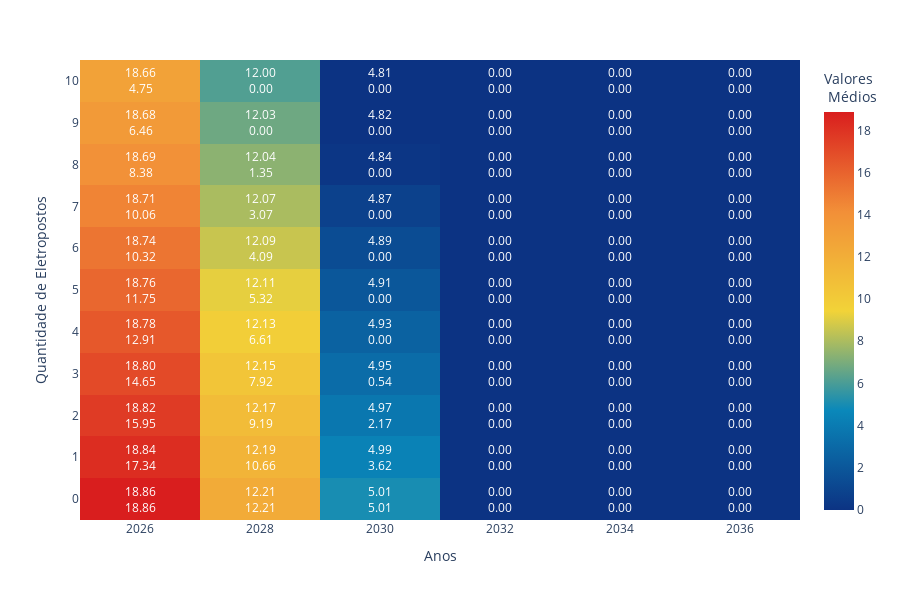

The cell this chart's notebook holds for it:
### Code cell
fig1 = conventional_heatmap(target_matrix= vsm_69_matrix)

fig1.show()

### Figure 1 — Plotly figure (JSON) as saved in the notebook; plotly's stock layout.template omitted (floating-point values rounded to 4 significant figures)
{"data": [{"coloraxis": "coloraxis", "hovertemplate": "Years: %{x}<br>Penetration Levels: %{y}<br>Valores <br> Médios: %{z}<extra></extra>", "name": "0", "type": "heatmap", "x": [2026, 2028, 2030, 2032, 2034, 2036], "xaxis": "x", "y": [10, 9, 8, 7, 6, 5, 4, 3, 2, 1, 0], "yaxis": "y", "z": [[18.86, 12.21, 5.006, 0, 0, 0], [18.25, 11.6, 4.401, 0, 0, 0], [17.65, 11.0, 3.794, 0, 0, 0], [17.04, 10.39, 3.188, 0, 0, 0], [16.44, 9.785, 2.583, 0, 0, 0], [15.83, 9.175, 1.977, 0, 0, 0], [15.23, 8.578, 1.38, 0, 0, 0], [14.61, 7.966, 0.7676, 0, 0, 0], [14.01, 7.356, 0.1624, 0, 0, 0], [13.41, 6.754, 0, 0, 0, 0], [12.8, 6.15, 0, 0, 0, 0]]}], "layout": {"annotations": [{"align": "center", "font": {"color": "white"}, "showarrow": false, "text": "18.66<br>4.75", "x": 2026, "y": 0}, {"align": "center", "font": {"color": "white"}, "showarrow": false, "text": "18.68<br>6.46", "x": 2026, "y": 1}, {"align": "center", "font": {"color": "white"}, "showarrow": false, "text": "18.69<br>8.38", "x": 2026, "y": 2}, {"align": "center", "font": {"color": "white"}, "showarrow": false, "text": "18.71<br>10.06", "x": 2026, "y": 3}, {"align": "center", "font": {"color": "white"}, "showarrow": false, "text": "18.74<br>10.32", "x": 2026, "y": 4}, {"align": "center", "font": {"color": "white"}, "showarrow": false, "text": "18.76<br>11.75", "x": 2026, "y": 5}, {"align": "center", "font": {"color": "white"}, "showarrow": false, "text": "18.78<br>12.91", "x": 2026, "y": 6}, {"align": "center", "font": {"color": "white"}, "showarrow": false, "text": "18.80<br>14.65", "x": 2026, "y": 7}, {"align": "center", "font": {"color": "white"}, "showarrow": false, "text": "18.82<br>15.95", "x": 2026, "y": 8}, {"align": "center", "font": {"color": "white"}, "showarrow": false, "text": "18.84<br>17.34", "x": 2026, "y": 9}, {"align": "center", "font": {"color": "white"}, "showarrow": false, "text": "18.86<br>18.86", "x": 2026, "y": 10}, {"align": "center", "font": {"color": "white"}, "showarrow": false, "text": "12.00<br>0.00", "x": 2028, "y": 0}, {"align": "center", "font": {"color": "white"}, "showarrow": false, "text": "12.03<br>0.00", "x": 2028, "y": 1}, {"align": "center", "font": {"color": "white"}, "showarrow": false, "text": "12.04<br>1.35", "x": 2028, "y": 2}, {"align": "center", "font": {"color": "white"}, "showarrow": false, "text": "12.07<br>3.07", "x": 2028, "y": 3}, {"align": "center", "font": {"color": "white"}, "showarrow": false, "text": "12.09<br>4.09", "x": 2028, "y": 4}, {"align": "center", "font": {"color": "white"}, "showarrow": false, "text": "12.11<br>5.32", "x": 2028, "y": 5}, {"align": "center", "font": {"color": "white"}, "showarrow": false, "text": "12.13<br>6.61", "x": 2028, "y": 6}, {"align": "center", "font": {"color": "white"}, "showarrow": false, "text": "12.15<br>7.92", "x": 2028, "y": 7}, {"align": "center", "font": {"color": "white"}, "showarrow": false, "text": "12.17<br>9.19", "x": 2028, "y": 8}, {"align": "center", "font": {"color": "white"}, "showarrow": false, "text": "12.19<br>10.66", "x": 2028, "y": 9}, {"align": "center", "font": {"color": "white"}, "showarrow": false, "text": "12.21<br>12.21", "x": 2028, "y": 10}, {"align": "center", "font": {"color": "white"}, "showarrow": false, "text": "4.81<br>0.00", "x": 2030, "y": 0}, {"align": "center", "font": {"color": "white"}, "showarrow": false, "text": "4.82<br>0.00", "x": 2030, "y": 1}, {"align": "center", "font": {"color": "white"}, "showarrow": false, "text": "4.84<br>0.00", "x": 2030, "y": 2}, {"align": "center", "font": {"color": "white"}, "showarrow": false, "text": "4.87<br>0.00", "x": 2030, "y": 3}, {"align": "center", "font": {"color": "white"}, "showarrow": false, "text": "4.89<br>0.00", "x": 2030, "y": 4}, {"align": "center", "font": {"color": "white"}, "showarrow": false, "text": "4.91<br>0.00", "x": 2030, "y": 5}, {"align": "center", "font": {"color": "white"}, "showarrow": false, "text": "4.93<br>0.00", "x": 2030, "y": 6}, {"align": "center", "font": {"color": "white"}, "showarrow": false, "text": "4.95<br>0.54", "x": 2030, "y": 7}, {"align": "center", "font": {"color": "white"}, "showarrow": false, "text": "4.97<br>2.17", "x": 2030, "y": 8}, {"align": "center", "font": {"color": "white"}, "showarrow": false, "text": "4.99<br>3.62", "x": 2030, "y": 9}, {"align": "center", "font": {"color": "white"}, "showarrow": false, "text": "5.01<br>5.01", "x": 2030, "y": 10}, {"align": "center", "font": {"color": "white"}, "showarrow": false, "text": "0.00<br>0.00", "x": 2032, "y": 0}, {"align": "center", "font": {"color": "white"}, "showarrow": false, "text": "0.00<br>0.00", "x": 2032, "y": 1}, {"align": "center", "font": {"color": "white"}, "showarrow": false, "text": "0.00<br>0.00", "x": 2032, "y": 2}, {"align": "center", "font": {"color": "white"}, "showarrow": false, "text": "0.00<br>0.00", "x": 2032, "y": 3}, {"align": "center", "font": {"color": "white"}, "showarrow": false, "text": "0.00<br>0.00", "x": 2032, "y": 4}, {"align": "center", "font": {"color": "white"}, "showarrow": false, "text": "0.00<br>0.00", "x": 2032, "y": 5}, {"align": "center", "font": {"color": "white"}, "showarrow": false, "text": "0.00<br>0.00", "x": 2032, "y": 6}, {"align": "center", "font": {"color": "white"}, "showarrow": false, "text": "0.00<br>0.00", "x": 2032, "y": 7}, {"align": "center", "font": {"color": "white"}, "showarrow": false, "text": "0.00<br>0.00", "x": 2032, "y": 8}, {"align": "center", "font": {"color": "white"}, "showarrow": false, "text": "0.00<br>0.00", "x": 2032, "y": 9}, {"align": "center", "font": {"color": "white"}, "showarrow": false, "text": "0.00<br>0.00", "x": 2032, "y": 10}, {"align": "center", "font": {"color": "white"}, "showarrow": false, "text": "0.00<br>0.00", "x": 2034, "y": 0}, {"align": "center", "font": {"color": "white"}, "showarrow": false, "text": "0.00<br>0.00", "x": 2034, "y": 1}, {"align": "center", "font": {"color": "white"}, "showarrow": false, "text": "0.00<br>0.00", "x": 2034, "y": 2}, {"align": "center", "font": {"color": "white"}, "showarrow": false, "text": "0.00<br>0.00", "x": 2034, "y": 3}, {"align": "center", "font": {"color": "white"}, "showarrow": false, "text": "0.00<br>0.00", "x": 2034, "y": 4}, {"align": "center", "font": {"color": "white"}, "showarrow": false, "text": "0.00<br>0.00", "x": 2034, "y": 5}, {"align": "center", "font": {"color": "white"}, "showarrow": false, "text": "0.00<br>0.00", "x": 2034, "y": 6}, {"align": "center", "font": {"color": "white"}, "showarrow": false, "text": "0.00<br>0.00", "x": 2034, "y": 7}, {"align": "center", "font": {"color": "white"}, "showarrow": false, "text": "0.00<br>0.00", "x": 2034, "y": 8}, {"align": "center", "font": {"color": "white"}, "showarrow": false, "text": "0.00<br>0.00", "x": 2034, "y": 9}, {"align": "center", "font": {"color": "white"}, "showarrow": false, "text": "0.00<br>0.00", "x": 2034, "y": 10}, {"align": "center", "font": {"color": "white"}, "showarrow": false, "text": "0.00<br>0.00", "x": 2036, "y": 0}, {"align": "center", "font": {"color": "white"}, "showarrow": false, "text": "0.00<br>0.00", "x": 2036, "y": 1}, {"align": "center", "font": {"color": "white"}, "showarrow": false, "text": "0.00<br>0.00", "x": 2036, "y": 2}, {"align": "center", "font": {"color": "white"}, "showarrow": false, "text": "0.00<br>0.00", "x": 2036, "y": 3}, {"align": "center", "font": {"color": "white"}, "showarrow": false, "text": "0.00<br>0.00", "x": 2036, "y": 4}, {"align": "center", "font": {"color": "white"}, "showarrow": false, "text": "0.00<br>0.00", "x": 2036, "y": 5}, {"align": "center", "font": {"color": "white"}, "showarrow": false, "text": "0.00<br>0.00", "x": 2036, "y": 6}, {"align": "center", "font": {"color": "white"}, "showarrow": false, "text": "0.00<br>0.00", "x": 2036, "y": 7}, {"align": "center", "font": {"color": "white"}, "showarrow": false, "text": "0.00<br>0.00", "x": 2036, "y": 8}, {"align": "center", "font": {"color": "white"}, "showarrow": false, "text": "0.00<br>0.00", "x": 2036, "y": 9}, {"align": "center", "font": {"color": "white"}, "showarrow": false, "text": "0.00<br>0.00", "x": 2036, "y": 10}], "coloraxis": {"colorbar": {"title": {"text": "Valores <br> Médios"}}, "colorscale": [[0, "rgb(12,51,131)"], [0.25, "rgb(10,136,186)"], [0.5, "rgb(242,211,56)"], [0.75, "rgb(242,143,56)"], [1, "rgb(217,30,30)"]]}, "height": 600, "margin": {"t": 60}, "title": {"x": 0.5}, "width": 900, "xaxis": {"anchor": "y", "domain": [0, 1], "ticktext": [2026, 2028, 2030, 2032, 2034, 2036], "tickvals": [2026, 2028, 2030, 2032, 2034, 2036], "title": {"text": "Anos"}}, "yaxis": {"anchor": "x", "autorange": "reversed", "domain": [0, 1], "ticktext": [10, 9, 8, 7, 6, 5, 4, 3, 2, 1, 0], "tickvals": [0, 1, 2, 3, 4, 5, 6, 7, 8, 9, 10], "title": {"text": "Quantidade de Eletropostos"}}}}
